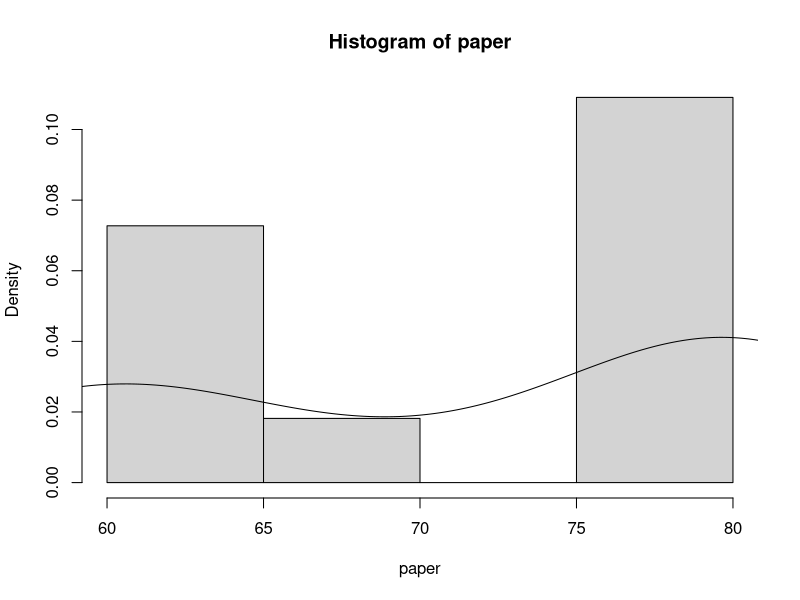

The R script that drew this image: (Note: this script raises an error after producing the figure.)
paper <- c(60, 70, 80, 60, 80, 80, 60, 80, 80, 80, 60)
computer <- c(50, 70, 60, 70, 60, 70, 70, 60, 60, 80, 90)
hist(paper, probability = T)
lines(density(paper))



t.test(paper, computer)
library(ggplot2)

df <- data.frame(paper, computer)
ggplot(df, aes(paper, computer)) + geom_histogram()
sort(paper)
plot(df)
hist(df)
